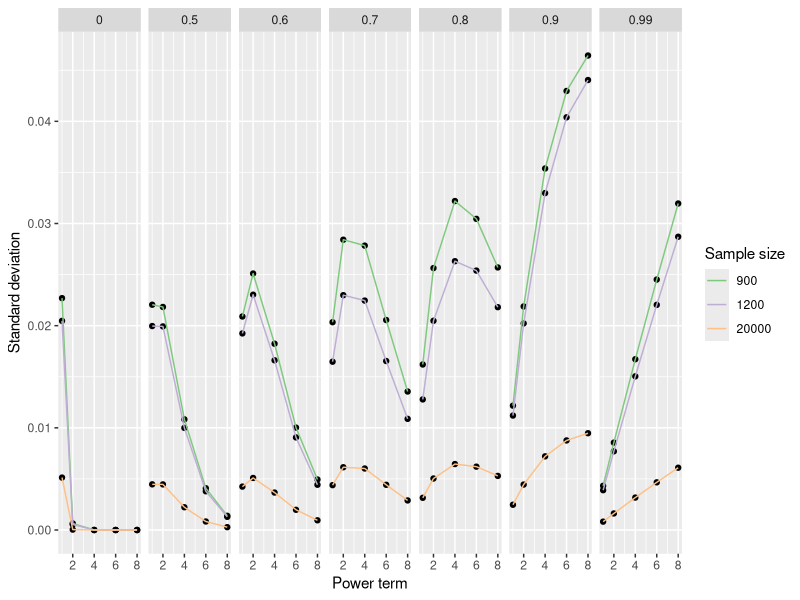
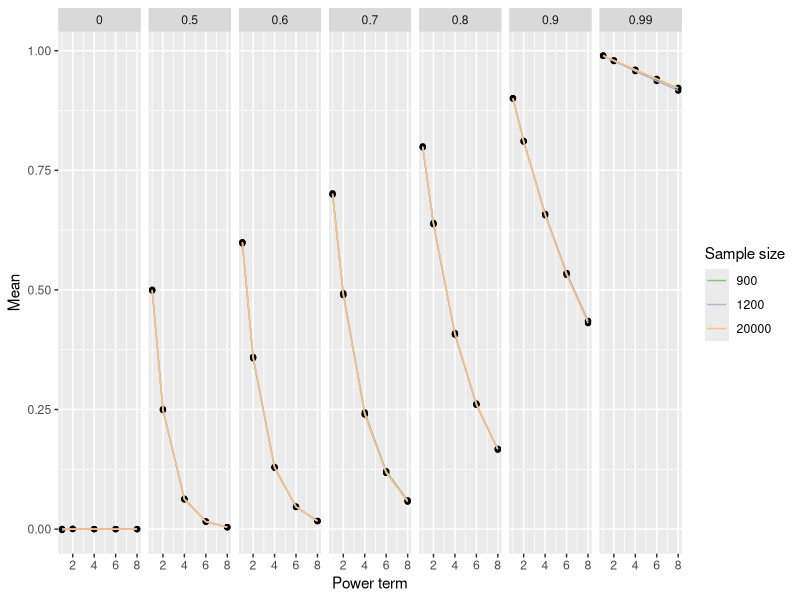
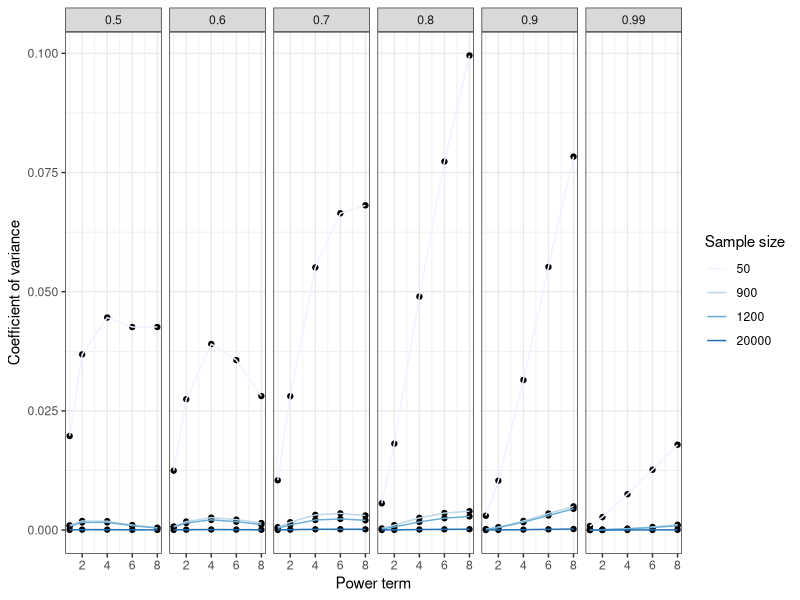
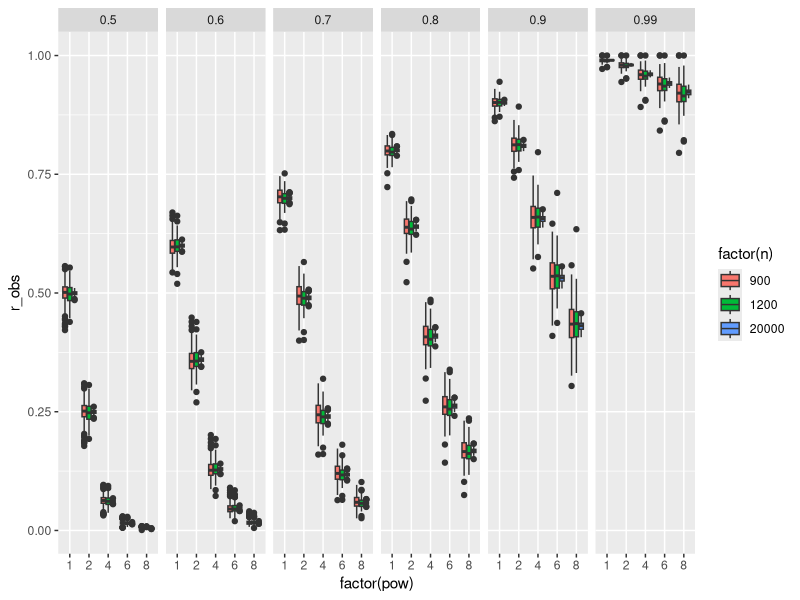
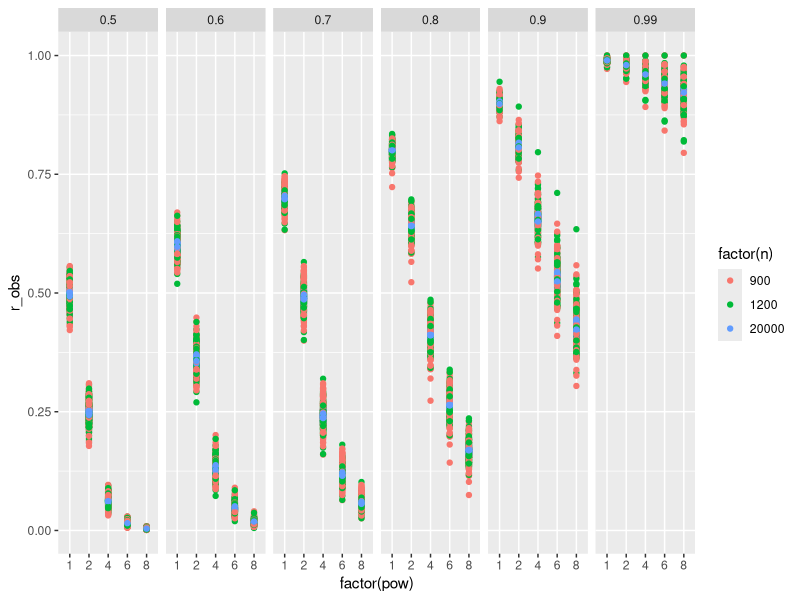
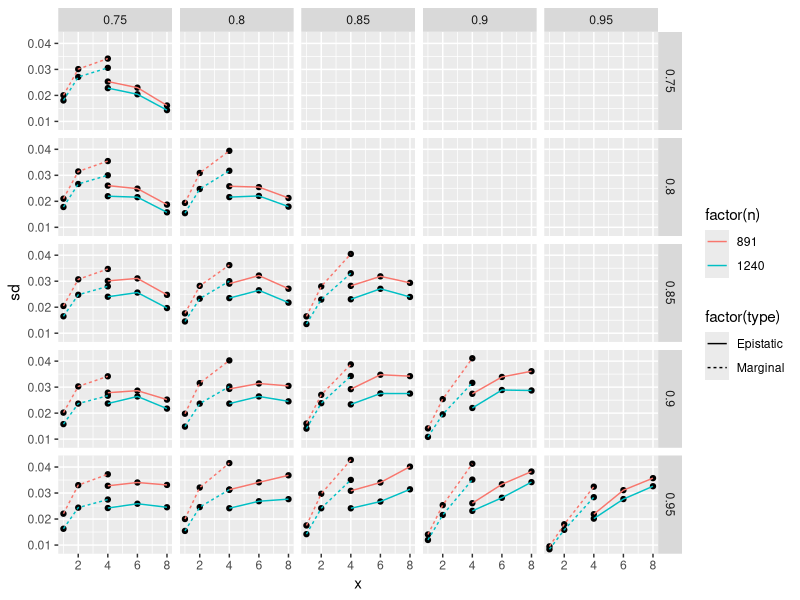
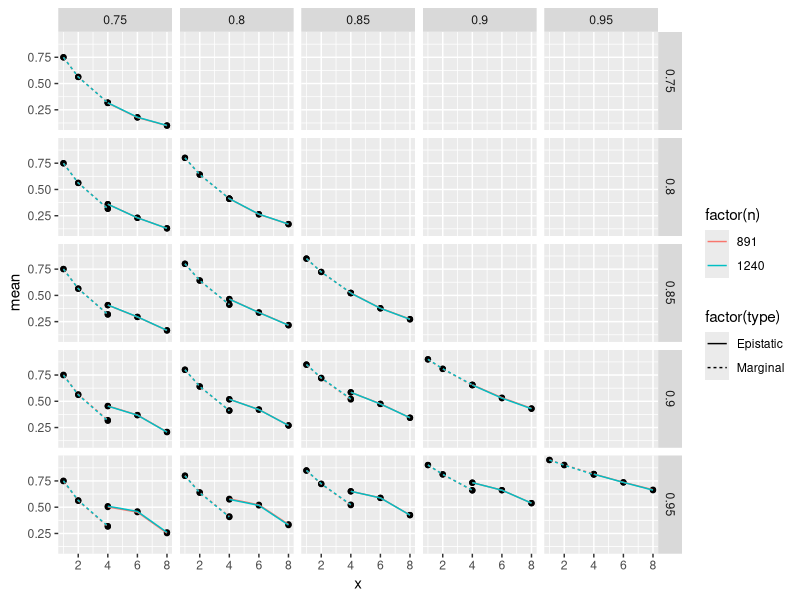
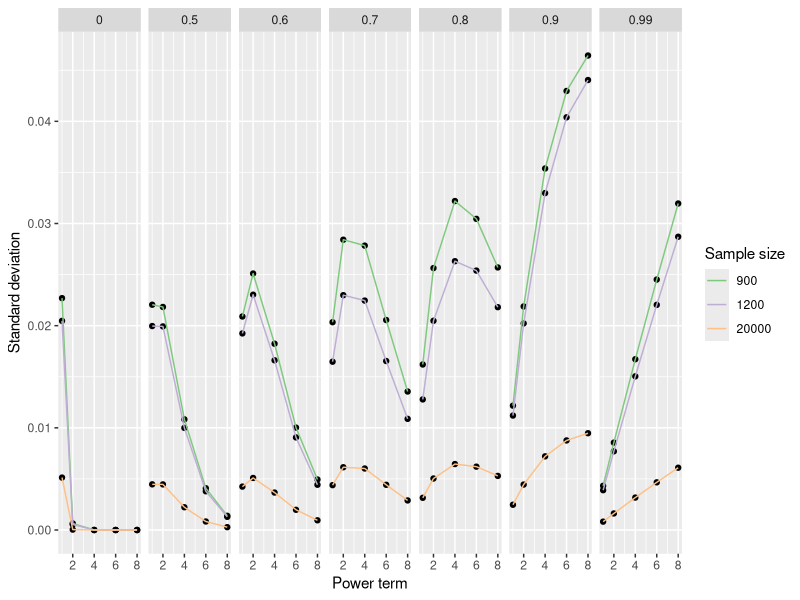

Recreate these plots in R, in order.
# Simulate some intermediate frequency SNPs with known R
# Calculate empirical R
# Calculate sampling variance
# Calculate empirical R^8
# Calculate sampling variance of R^8


# r = (x11 - p1q1) / sqrt(p1q1p2q2)
# r = (x12 - p1q2) / sqrt(p1q1p2q2)

# given p1, q1, r we can calculate expected x11, x12, x21, x22


library(plyr)
library(ggplot2)


#=================================================================#


sampleSnp <- function(r, n, p1, q1)
{
	p2 <- 1 - p1
	q2 <- 1 - q1

	x11 <- r * sqrt(p1*q1*p2*q2) + p1*q1
	x12 <- p1*q2 - r * sqrt(p1*q1*p2*q2)
	x21 <- p2*q1 - r * sqrt(p1*q1*p2*q2)
	x22 <- r * sqrt(p1*q1*p2*q2) + p2*q2

	xs <- c(x11, x12, x21, x22)

	if(any(xs < 0))
	{
		return(NA)
	}

	x <- sample(1:4, n*2, replace=T, prob=xs)
	
	p1 <- (sum(x == 1) + sum(x == 2)) / (n*2)
	p2 <- (sum(x == 3) + sum(x == 4)) / (n*2)
	q1 <- (sum(x == 1) + sum(x == 3)) / (n*2)
	q2 <- (sum(x == 2) + sum(x == 4)) / (n*2)
	
	r_obs <- (sum(x == 1)/(n*2) - p1*q1) / sqrt(p1*q1*p2*q2)
	
	return(r_obs)
}


doSim <- function(param)
{
	for(i in 1:nrow(param))
	{
		param$r_obs[i] <- with(param, sampleSnp(r[i], n[i], p1[i], q1[i]))
	}
	return(param)
}


doSimTwo <- function(param)
{
	for(i in 1:nrow(param))
	{
		param$r_obs1[i] <- with(param, sampleSnp(r1[i], n[i], p1[i], q1[i]))
		param$r_obs2[i] <- with(param, sampleSnp(r2[i], n[i], y1[i], z1[i]))
	}
	return(param)
}



#=================================================================#

# Create parameters
param <- expand.grid(
	r = c(0, 0.5, 0.6, 0.7, 0.8, 0.9, 0.99), 
	n = c(50, 900, 1200, 20000), 
	p1 = c(0.1, 0.2, 0.3, 0.4, 0.5), 
	q1 = c(0.1, 0.2, 0.3, 0.4, 0.5), 
	sim = 1:20, 
	r_obs = NA
)
param <- subset(param, p1 >= q1)

# Run simulations
param <- doSim(param)


#=================================================================#


# Summarise results
p <- subset(param, !is.na(r_obs), select=c(r, r_obs, n, p1, q1))
ps <- rbind(p, p, p, p, p)
ps$pow <- rep(c(1,2,4,6,8), each=nrow(p))
ps$r_obs <- ps$r_obs^ps$pow

ps_summary <- ddply(subset(ps), .(pow, r, n), summarise, 
	N    = length(r_obs),
	sd   = sd(r_obs),
	se   = sd(r_obs) / sqrt(length(r_obs)),
	qu1  = quantile(r_obs, prob=0.25, na.rm=T),
	mean = mean(r_obs),
	qu3  = quantile(r_obs, prob=0.75, na.rm=T)	
)

subset(ps_summary, r==0.5 & pow==2)

#=================================================================#

# Plot
ggplot(subset(ps_summary, n > 100), aes(x = pow, y = sd)) +
geom_point() +
geom_line(aes(colour=factor(n))) +
facet_grid(. ~ r) + 
labs(x = "Power term", y = "Standard deviation", colour = "Sample size") +
scale_colour_brewer(type="qual")
ggsave(file="~/repo/eQTL-2D/analysis/images/ld_sampling_sd.pdf", width=10, height=6)

ggplot(subset(ps_summary, n > 100), aes(x = pow, y = mean)) +
geom_point() +
geom_line(aes(colour=factor(n))) +
facet_grid(. ~ r) + 
labs(x = "Power term", y = "Mean", colour = "Sample size") +
scale_colour_brewer(type="qual")
ggsave(file="~/repo/eQTL-2D/analysis/images/ld_sampling_mean.pdf", width=10, height=6)

ggplot(subset(ps_summary, r != 0), aes(x = pow, y = sd^2 / mean)) +
geom_point() +
geom_line(aes(colour=factor(n))) +
facet_grid(. ~ r) + 
labs(x = "Power term", y = "Coefficient of variance", colour = "Sample size") +
scale_colour_brewer() +
theme_bw()

ggplot(subset(ps, r != 0 & n > 100), aes(y = r_obs, x = factor(pow))) +
geom_boxplot(aes(fill = factor(n))) +
facet_grid( . ~ r)

ggplot(subset(ps, r != 0 & n > 100), aes(y = r_obs, x = factor(pow))) +
geom_point(aes(colour = factor(n)), position="dodge") +
facet_grid( . ~ r)



#=================================================================#
#=================================================================#



# Two loci
paramtwo <- expand.grid(
	r1 = c(0.75, 0.8, 0.85, 0.9, 0.95), 
	r2 = c(0.75, 0.8, 0.85, 0.9, 0.95), 
	n = c(891, 1240), 
	p1 = c(0.1, 0.3, 0.5), 
	q1 = c(0.1, 0.3, 0.5), 
	y1 = c(0.1, 0.3, 0.5), 
	z1 = c(0.1, 0.3, 0.5), 
	sim = 1:20, 
	r_obs1 = NA,
	r_obs2 = NA
)
paramtwo <- subset(paramtwo, p1 >= q1 & y1 >= z1 & r1 >= r2)

paramtwo <- doSimTwo(paramtwo)


paramtwo$r1_1 <- paramtwo$r_obs1
paramtwo$r1_2 <- paramtwo$r_obs2

paramtwo$r2_1 <- paramtwo$r_obs1^2
paramtwo$r2_2 <- paramtwo$r_obs2^2

p_r <- paramtwo
p_r$rx <- paramtwo$r1_2
p_r$type <- "Marginal"
p_r$x <- 1

p_a <- paramtwo
p_a$rx <- paramtwo$r2_2
p_a$type <- "Marginal"
p_a$x <- 2

p_d <- paramtwo
p_d$rx <- paramtwo$r2_2^2
p_d$type <- "Marginal"
p_d$x <- 4

p_aa <- paramtwo
p_aa$rx <- paramtwo$r2_1 * paramtwo$r2_2
p_aa$type <- "Epistatic"
p_aa$x <- 4

p_ad <- paramtwo
p_ad$rx <- paramtwo$r2_1^2 * paramtwo$r2_2
p_ad$type <- "Epistatic"
p_ad$x <- 6

p_dd <- paramtwo
p_dd$rx <- paramtwo$r2_1^2 * paramtwo$r2_2^2
p_dd$type <- "Epistatic"
p_dd$x <- 8


p <- rbind(p_r, p_a, p_d, p_aa, p_ad, p_dd)
p <- subset(p, !is.na(rx))
with(p, table(r1, r2, n, type, x))


p_summary <- ddply(p, .(x, r1, r2, n, type), summarise,
	nsim = length(rx),
	mean = mean(rx),
	sd   = sd(rx)
)

p_summary

ggplot(subset(p_summary, n > 100), aes(x = x, y = sd)) +
	geom_point() +
	geom_line(aes(colour = factor(n), linetype = factor(type))) +
	facet_grid(r1 ~ r2)

ggplot(p_summary, aes(x = x, y = mean)) +
	geom_point() +
	geom_line(aes(colour = factor(n), linetype = factor(type))) +
	facet_grid(r1 ~ r2)
